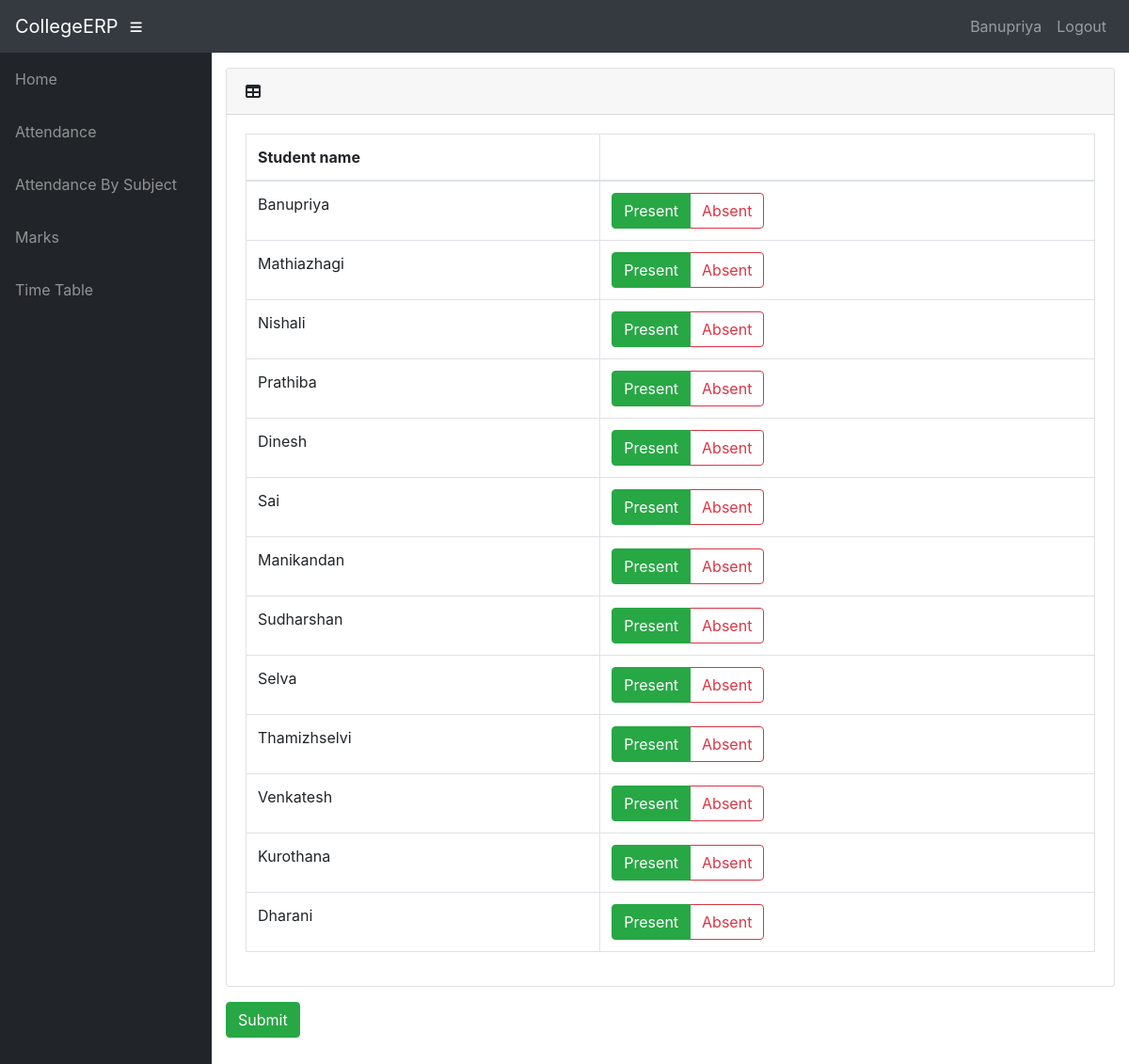
/info/teacher/5877/Edit_att/ (signed in), run on the app's committed database.
### info/models.py (models this page shows, shortened)
class User(AbstractUser):
    @property
    def is_student(self):
        if hasattr(self, 'student'):
            return True
        return False

class Student(models.Model):
    user = models.OneToOneField(User, on_delete=models.CASCADE, null=True)
    class_id = models.ForeignKey(Class, on_delete=models.CASCADE, default=1)
    USN = models.CharField(primary_key='True', max_length=100)
    name = models.CharField(max_length=200)
    sex = models.CharField(max_length=50, choices=sex_choice, default='Male')
    DOB = models.DateField(default='1998-01-01')

class Attendance(models.Model):
    course = models.ForeignKey(Course, on_delete=models.CASCADE)
    student = models.ForeignKey(Student, on_delete=models.CASCADE)
    attendanceclass = models.ForeignKey(AttendanceClass, on_delete=models.CASCADE, default=1)
    date = models.DateField(default='2018-10-23')
    status = models.BooleanField(default='True')

### info/views.py (the view)
# urls.py: path('teacher/<int:ass_c_id>/Edit_att/', views.edit_att, name='edit_att'),
@login_required()
def edit_att(request, ass_c_id):
    assc = get_object_or_404(AttendanceClass, id=ass_c_id)
    cr = assc.assign.course
    att_list = Attendance.objects.filter(attendanceclass=assc, course=cr)
    context = {
        'assc': assc,
        'att_list': att_list,
    }
    return render(request, 'info/t_edit_att.html', context)

### info/templates/info/t_edit_att.html (shortened to what this page needs)
{% extends 'info/base.html' %}
{% block content %}
<form action="{% url 'confirm' assc.id %}" method="post">
    <div class="card mb-3">
        <div class="card-header">
          <i class="fas fa-table"></i>
         <b>{{ dept1.name }}</b></div>
        <div class="card-body">
          <div class="table-responsive">
            <table class="table table-bordered" id="dataTable" width="100%" cellspacing="0">
              <thead>
                <tr>
                    <th>Student name</th>
                    <th></th>
                </tr>
              </thead>
                <tbody>
                    {% for att in att_list %}
                    <tr>
                    <td>{{att.student.name}}</td>
                    <td>
                        <div class="btn-group btn-group-toggle" data-toggle="buttons">
                                {% if att.status %}
                                <label class="btn btn-outline-success active">
                                    <input type="radio" name="{{ att.student.USN }}" id="option1" autocomplete="off" value="present" checked> Present
                                </label>
                                <label class="btn btn-outline-danger">
                                    <input type="radio" name="{{ att.student.USN }}" id="option2" autocomplete="off" value="absent"> Absent
                                </label>
                                {% endif %}
                        </div>
                    </td>
                    </tr>
                {% endfor %}
                </tbody>
            </table>
          </div>
        </div>
      </div>
    <input class="btn btn-success" type="submit" value="Submit">
</form>
{% endblock %}

### info/templates/info/base.html (shortened to what this page needs)
<!DOCTYPE html>
<html lang="en">
  <head>
      {% load static %}
    <link href="{% static '/info/bootstrap/vendor/bootstrap/css/bootstrap.min.css' %}" rel="stylesheet">
    <link href="{% static '/info/bootstrap/vendor/fontawesome-free/css/all.min.css' %}" rel="stylesheet" type="text/css">
    <link href="{% static '/info/bootstrap/vendor/datatables/dataTables.bootstrap4.css' %}" rel="stylesheet">
    <link href="{% static '/info/bootstrap/css/sb-admin.css' %}" rel="stylesheet">
  </head>
  <body id="page-top">
    <nav class="navbar navbar-expand navbar-dark bg-dark static-top">
      <a class="navbar-brand mr-1" href="{% url 'index' %}">CollegeERP</a>
      <button class="btn btn-link btn-sm text-white order-1 order-sm-0" id="sidebarToggle" href="#">
        <i class="fas fa-bars"></i>
      </button>
        <div class="collapse navbar-collapse" id="navbarResponsive">
          <ul class="navbar-nav ml-auto">
            <li class="nav-item">
                {% if request.user.is_student %}
                    <a class="nav-link text-capitalize">{{ request.user.student.name }}</a>
                {% elif request.user.is_teacher %}
                    <a class="nav-link text-capitalize">{{ request.user.teacher.name }}</a>
                {% endif %}
            </li>
            <li class="nav-item">
                <a class="nav-link" href="#" data-toggle="modal" data-target="#logoutModal">Logout</a>
            </li>
          </ul>
        </div>
    </nav>
    <div id="wrapper">
      <ul class="sidebar navbar-nav">
            <li class="nav-item">
              <a class="nav-link" href="{% url 'index' %}">
                <span>Home</span>
              </a>
            </li>
        {% if request.user.is_student %}
            <li class="nav-item">
              <a class="nav-link" href="{% url 'attendance' request.user.student.USN %}">
                <span>Attendance</span>
              </a>
            </li>
            <li class="nav-item">
              <a class="nav-link" href="{% url 'attendance' request.user.student.USN %}">
                <span>Attendance By Subject</span>
              </a>
            </li>
            <li class="nav-item">
              <a class="nav-link" href="{% url 'marks_list' request.user.student.USN %}">
                <span>Marks</span>
              </a>
            </li>
              <li class="nav-item">
              <a class="nav-link" href="{% url 'timetable' request.user.student.class_id_id %}">
                <span>Time Table</span>
              </a>
            </li>
        {% endif %}
      </ul>
      <div id="content-wrapper">
        <div class="container-fluid">
            {% block content %}
            {% endblock %}
        </div>
      </div>
    </div>
  </body>
</html>

### data on the page
User: user.student.name "Banupriya"
Attendance: student.name "Banupriya"
Attendance: student.name "Mathiazhagi"
Attendance: student.name "Nishali"
Attendance: student.name "Prathiba"
Attendance: student.name "Dinesh"
Attendance: student.name "Sai"
Attendance: student.name "Manikandan"
Attendance: student.name "Sudharshan"
Attendance: student.name "Selva"
Attendance: student.name "Thamizhselvi"
Attendance: student.name "Venkatesh"
Attendance: student.name "Kurothana"
Attendance: student.name "Dharani"
